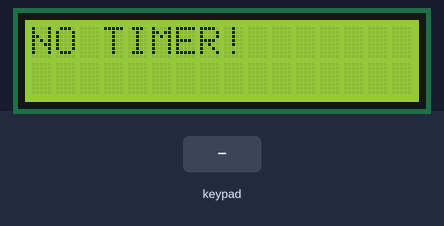
Simulated run of this sketch. Board: Arduino Uno, built with avr-gcc and run on an emulated ATmega328P. Parts: 16×2 character LCD. The inputs (shaded band) are chosen by the test bench.

Above: at 0.1 s.
1.7 s: keypad keys 2 5 pressed 0.4 s apart
At 2.8 s:
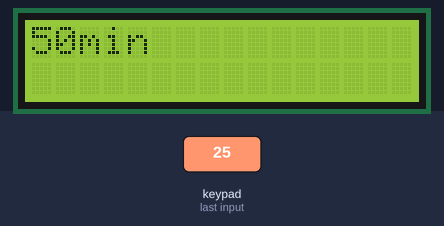
5.5 s: key '6' pressed
At 5.9 s:
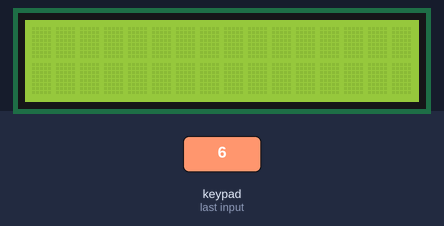
8.5 s: key '1' pressed
At 9.3 s:
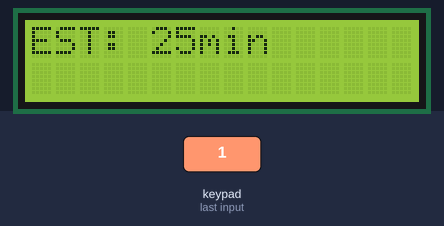
Timing chart, 0 to 11.5 s (numbered marks = the images above; inputs shaded):
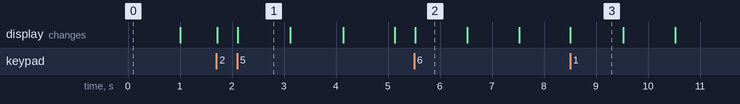

Measured:
- after the input at 1.7 s, the display: first changes at once (image 1 shows a later state)
- after the input at 5.5 s, the display: changes at once (image 2)
- after the input at 8.5 s, the display: changes at once (image 3)
- what the display in image 1 shows lasts 1.0 s, from 2.1 s to 3.1 s

The sketch:

PomodoroProgramArduino.ino
```cpp
class Timer {
  private:
    int _remainingTime = 0;
    int _targetTime = 0;
    unsigned long _beginTime = 0;   // <-- исправлено
    unsigned long _isTimerEnabled = false;

  public:
    void start(int seconds) {
      _targetTime = seconds;
      _remainingTime = _targetTime;
      _beginTime = millis();
      _isTimerEnabled = true;
      Serial.println("started");
    }

    void stop() {
      _isTimerEnabled = false;
      _remainingTime = 0;
      _targetTime = 0;
      _beginTime = 0;
    }

    void update() {
      if (_isTimerEnabled) {
        unsigned long elapsed = (millis() - _beginTime) / 1000;
        if (elapsed >= (unsigned long)_targetTime) {
          stop();
          // playSound
        } else {
          _remainingTime = _targetTime - (int)elapsed;
        }
      }
    }

    void pause(){
      if(_isTimerEnabled==false){
        return;
      }

      _isTimerEnabled = false;
    }

    void unpause(){
      if(_isTimerEnabled==true){
        return;
      }
      start(_remainingTime);
    }

    bool IsTimerEnabled() {
      return _isTimerEnabled;
    }

    int getTimeRemaining() {
      if (_remainingTime < 0) return 0;
      return _remainingTime;
    }
};

#include <LiquidCrystal.h>
#include <Keypad.h>

const byte ROWS = 2;
const byte COLS = 4;

char keys[ROWS][COLS] = {   // <-- тип char
  {'1', '2', '3', '4'},
  {'5', '6', '7', '8'}
};

byte rowPins[ROWS] = {A4, A5};
byte colPins[COLS] = {A3, A2, A1, A0};

Keypad keypad = Keypad(makeKeymap(keys), rowPins, colPins, ROWS, COLS);

int _selectedTime=0;

int const firstPreset = 1500;
int const secondPreset = 3000;
int const thirdPreset = 300;
int const fourthPreset = 600;

String lcdText;
String _blinkingText;

unsigned long lastBlinkTime = 0;
const long blinkInterval = 1000;
bool isBlinking = true;
bool blinkState = true;

LiquidCrystal lcd(12, 11, 5, 4, 3, 2);

Timer timer;

void setup() {
  lcd.begin(16, 2);
  lcd.setCursor(0,0);
  printTextOnLCD("NO TIMER!");
}

void loop() {
  char key = keypad.getKey();

  if (key) {   // если какая-то кнопка нажата
    Serial.print("Pressed: ");
    Serial.println(key);
    }

    switch (key) {
      case '1': selectTime(firstPreset); break;
      case '2': selectTime(secondPreset); break;
      case '3': selectTime(thirdPreset); break;
      case '4': selectTime(fourthPreset); break;
      case '5': startTimer(_selectedTime); break;
      case '6': pauseTimer(); break;
      case '7': unpauseTimer(); break;
      case '8': stopTimer(); break;
    }

  timer.update();

  if(timer.IsTimerEnabled()){

    lcd.setCursor(0, 0);
    int remainingMinutes = timer.getTimeRemaining()/60;
    int remainingSeconds = timer.getTimeRemaining()%60;

    if(remainingMinutes>0)
    {
      printTextOnLCD(String(remainingMinutes));
      printTextOnLCD("min ");
    }

    if(remainingSeconds>0)
    {
      printTextOnLCD(String(remainingSeconds));
      printTextOnLCD("sec");
    }

    printTextOnLCD("               ");
  }

  blink();
}

void selectTime(int time){
  _selectedTime = time;

  showTime(_selectedTime);
}

void showTime(int time)
{

  clearLCDText();
  lcd.setCursor(0, 0);
  int minutes = time/60;
  int seconds = time%60;

  if (time>0)
  {
    printTextOnLCD("EST: ");

    if(minutes>0)
    {
      printTextOnLCD(String(minutes));
      printTextOnLCD("min ");
    }

    if(seconds>0)
    {
      printTextOnLCD(String(seconds));
      printTextOnLCD("sec");
    }
  }
}

void startTimer(int time)
{
  if (timer.IsTimerEnabled()){
    return;
  }

  timer.start(time);
  isBlinking = false;
}

void stopTimer()
{
  if(timer.IsTimerEnabled() == false)
  {
    return;
  }

  timer.stop();
  clearLCDText();
  printTextOnLCD("NO TIMER!");
  isBlinking = true;
}

void pauseTimer(){
  timer.pause();
  clearLCDText();
  printTextOnLCD("paused");
  isBlinking = true;
}

void unpauseTimer(){
  timer.unpause();
  isBlinking = false;//add states: paused, enabled, stopped
}

void blink(){
  if(isBlinking == false){
    return;
  }
  unsigned long now = millis();

  if (now - lastBlinkTime >= blinkInterval) {
    lastBlinkTime = now;
    blinkState = !blinkState;
    clearLCDText();

    if(blinkState == true){
      printTextOnLCD(_blinkingText);
    }

    if(blinkState == false){
      clearLCDText();
    }
  }
}


 void printTextOnLCD(String text){
  lcd.print(text);
  lcdText += text;
  _blinkingText = lcdText;
}

void clearLCDText(){
  lcd.clear();
  lcdText="";
}
```
